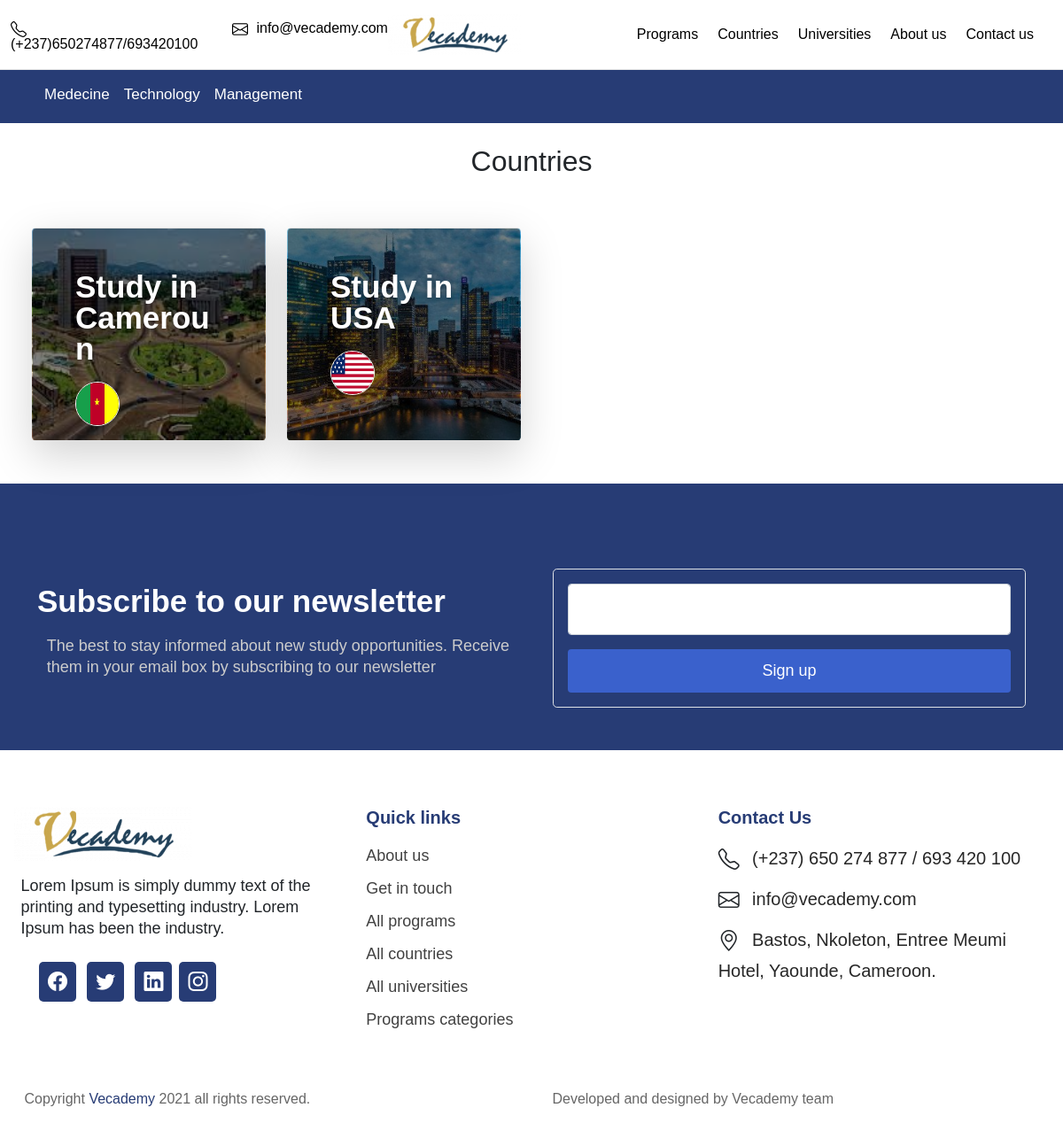
Screenshot of /countries with the database file from the repository.
### main/models.py (models this page shows, shortened)
class ProgramCategory(models.Model):
    program_category_title = models.CharField(max_length=254, null= True, blank=True)
    program_category_description = RichTextField(null = True, blank = True)
    program_category_image = models.ImageField(default = 'default', upload_to = 'programs-images/%Y/%m/%d/')
    date_created = models.DateTimeField(auto_now_add=True, blank=True, null=True)
    last_update = models.DateTimeField(null=True, blank=True)
    set_draft = models.BooleanField(default=True)
    set_featured = models.BooleanField(default=False)
    class Meta:
        verbose_name = 'Program Category'
        verbose_name_plural = 'Program Categories'

class Country(models.Model):
    country_name = models.CharField(max_length=254, null=True, blank=True)
    map_latitud = models.IntegerField(null=True, blank=True)
    map_longitud = models.IntegerField(null=True, blank=True)
    country_flag = models.ImageField(default = 'default.png', upload_to = 'countries-flags/%Y/%m/%d/')
    country_image = models.ImageField(default = 'default.png', upload_to = 'countries-images/%Y/%m/%d/')
    country_description = RichTextField(null = True, blank = True)
    date_created = models.DateTimeField(auto_now_add=True, blank=True, null=True)
    last_update = models.DateTimeField(null=True, blank=True)
    set_draft = models.BooleanField(default=True)
    class Meta:
        verbose_name = 'Country'
        verbose_name_plural = 'Countries'

### main/views.py (the view)
# urls.py: path('countries', views.countryPage, name='countries'),
def countryPage(request):
    category_to_navebar = ProgramCategory.objects.all().filter(set_draft = False, set_featured = True)
    all_countries = Country.objects.all().filter(set_draft = False)
    program_to_form = Program.objects.all().filter(set_draft = False)
    featured_post = BlogPost.objects.all().filter(set_draft = False, set_featured = True).order_by('-date_created')[:8]
    context = {
        'program_to_form':program_to_form,
        'featured_post':featured_post,
        'all_countries':all_countries,
        'category_to_navebar':category_to_navebar,
    }
    return render(request, 'main/countries.html', context)

### main/templates/main/countries.html
{% extends 'main/index.html' %} {% load static %} {% block contain%}
<main>
    <div class="p-4">
        <div class="container-fluid">
            <div class="row mb-4 text-center">
                <div class="col-lg-12 d-flex justify-content-center">
                    <h1 class="h2 text-bald ">Countries</h1>
                </div>
            </div>
            {% if all_countries %}
            <div class="row align-items-stretch g-4 py-4">
                {% for item in all_countries %}
                <div class="col-lg-3 col-md-6 col-12">
                    <a style="text-decoration: none;" href="{% url 'single-country' item.country_name %}">
                        <div class="card card-cover h-100 overflow-hidden text-white rounded-3 shadow-lg" style="background-image: url('{{item.country_image.url}}');">
                            <div class="d-flex flex-column h-100 p-5 pb-3 text-white text-shadow-1 overlay">
                                <h2 class="lh-1 fw-bold position-relative">Study in {{item.country_name}}</h2>
                                <div class="row g-4 position-relative">
                                    <div class="col-3">
                                        <img src="{{item.country_flag.url}}" alt="{{item.country_name}}" width="50" height="50" class="rounded-circle border border-white position-relative">
                                    </div>
                                </div>
                            </div>
                        </div>
                    </a>
                </div>
                {% endfor %}
            </div>
            {% endif %}
        </div>
    </div>
</main>
{% include 'main/newsletter.html' %}
{% endblock %}

### main/templates/main/navbar.html
{% load static %}
{% if category_to_navebar %}
<div class="main-bg-color py-2">
    <div class="container">
        <div class="nav-scroller">
            <nav class="nav">
                {% for item in category_to_navebar %}
                <a class="p-2 text-white" href="{% url 'single-category' item.program_category_title %}">{{item.program_category_title}}</a>
                {% endfor %}
            </nav>
        </div>
    </div>
</div>
{% endif %}

### static/css/main.css (style rules this page uses)
body { font-family: proxima-nova, Helvetica, Arial, sans-serif; }
h2 { font-family: proxima-nova, Helvetica, Arial, sans-serif; font-weight: 800; line-height: 36px; font-size: 35px; margin-bottom: 20px; }
.position-relative { position: relative; }
.main-bg-color { background-color: #273c75; }
.nav-scroller { position: relative; z-index: 2; height: 2.75rem; overflow-y: hidden; }
.nav-scroller .nav { display: flex; flex-wrap: nowrap; padding-bottom: 1rem; margin-top: -1px; overflow-x: auto; text-align: center; white-space: nowrap; -webkit-overflow-scrolling: touch; }
.nav-scroller .nav a { text-decoration: none; font-size: 17px; color: #273c75; font-weight: 500; }
.overlay { position: relative }
.overlay::before { position: absolute; top: 0; left: 0; width: 100%; height: 100%; opacity: 0.5; background: #000; content: ""; -webkit-transition: all 0.4s ease; -moz-transition: all 0.4s ease; transition: all 0.4s ease; }
.text-shadow-1 { text-shadow: 0 .125rem .25rem rgba(0, 0, 0, .25); }
.card-cover { background-repeat: no-repeat; background-position: center center; background-size: cover; }

### rows the page displays
ProgramCategory: program_category_title "Medecine"
ProgramCategory: program_category_title "Technology"
ProgramCategory: program_category_title "Management"
Country: country_image (picture), country_name "Cameroun", country_flag (picture)
Country: country_image (picture), country_name "USA", country_flag (picture)
